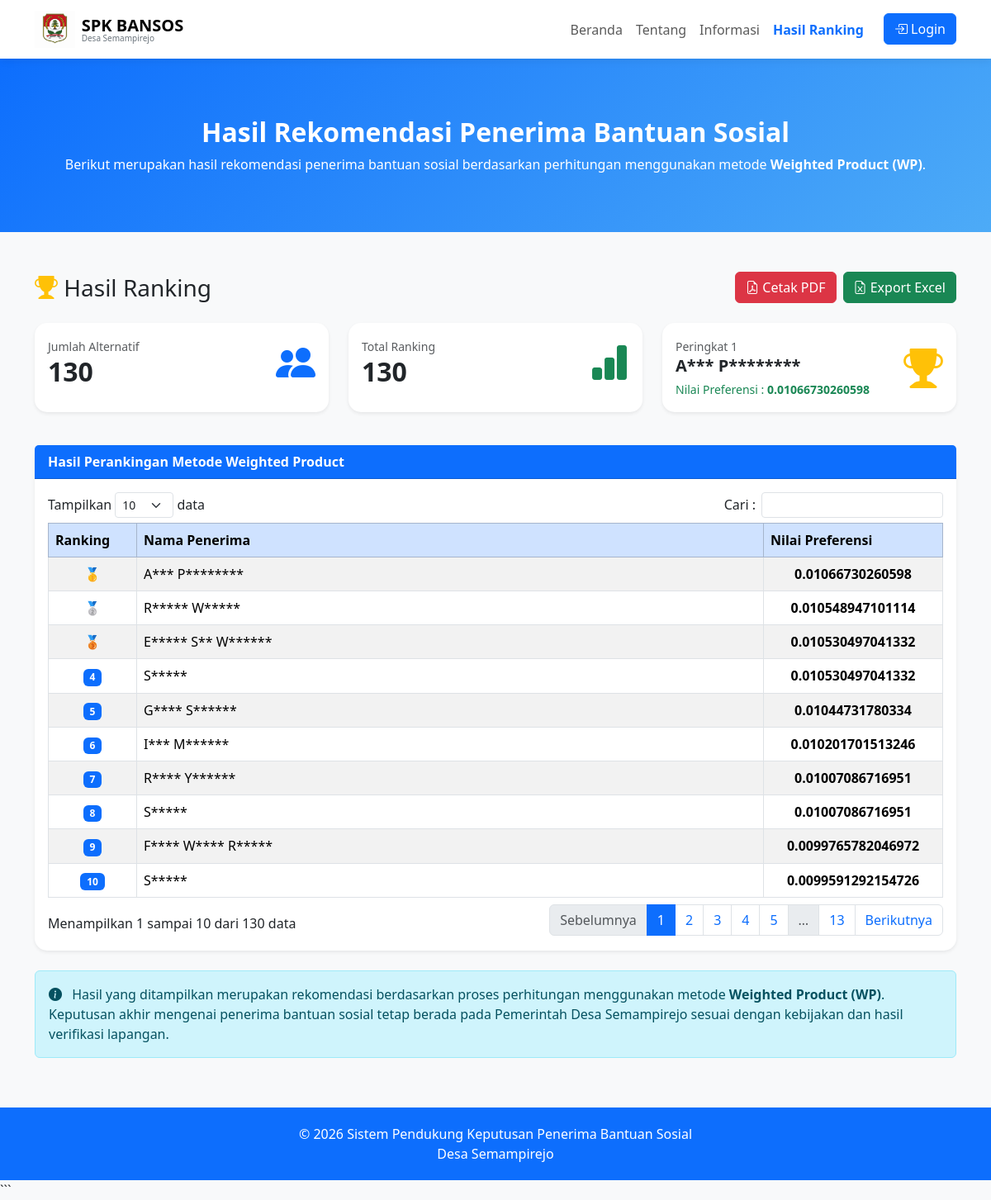
Screenshot of /hasil.php with the database file from the repository.
### tables this page shows
CREATE TABLE `tb_ranking` (
  `id_ranking` int(11) NOT NULL,
  `id_alternatif` int(11) NOT NULL,
  `nilai_s` double NOT NULL,
  `nilai_v` double NOT NULL,
  `peringkat` int(11) NOT NULL
);

CREATE TABLE `tb_alternatif` (
  `id_alternatif` int(11) NOT NULL,
  `nama_penerima` varchar(100) NOT NULL,
  `id_user` int(11) NOT NULL
);

### public/hasil.php (the view, shortened to what this page needs)
<?php
include "../config/koneksi.php";
function sensorNama($nama)
{
    $nama = trim($nama);
    if ($nama === '') {
        return '-';
    }
    $kata = preg_split('/\s+/', $nama);
    $hasil = [];
    foreach ($kata as $k) {
        $panjang = strlen($k);
        if ($panjang <= 1) {
            $hasil[] = '*';
        } else {
            $hasil[] = substr($k, 0, 1)
                . str_repeat('*', $panjang - 1);
        }
    }
    return implode(' ', $hasil);
}
$currentPage = basename($_SERVER['PHP_SELF']);
$resultAlternatif = mysqli_query($conn, "
    SELECT *
    FROM tb_alternatif
");
$jmlAlternatif = mysqli_num_rows($resultAlternatif);
$resultRanking = mysqli_query($conn, "
    SELECT *
    FROM tb_ranking
");
$jmlRanking = mysqli_num_rows($resultRanking);
$terbaik = mysqli_query($conn, "
    SELECT
        a.nama_penerima,
        r.nilai_v
    FROM tb_ranking r
    INNER JOIN tb_alternatif a
        ON r.id_alternatif = a.id_alternatif
    ORDER BY r.peringkat ASC
    LIMIT 1
");
$dataTerbaik = mysqli_fetch_assoc($terbaik);
$query = mysqli_query($conn, "
    SELECT
        r.peringkat,
        r.nilai_v,
        a.nama_penerima
    FROM tb_ranking r
    INNER JOIN tb_alternatif a
        ON r.id_alternatif = a.id_alternatif
    ORDER BY r.peringkat ASC
");
?>
<!DOCTYPE html>
<html lang="id">
<head>
    <link
        href="https://cdn.jsdelivr.net/npm/bootstrap@5.3.3/dist/css/bootstrap.min.css"
        rel="stylesheet">
    <link
        href="https://cdn.jsdelivr.net/npm/bootstrap-icons@1.11.3/font/bootstrap-icons.css"
        rel="stylesheet">
    <link
        rel="stylesheet"
        href="https://cdn.datatables.net/1.13.8/css/dataTables.bootstrap5.min.css">
</head>
<body>
<nav class="navbar navbar-expand-lg bg-white">
    <div class="container">
        <a
            class="navbar-brand d-flex align-items-center"
            href="index.php"
        >
            <img
                src="../assets/img/logo.png"
                alt="Logo SPK Bansos"
                style="height:45px; width:auto;"
            >
            <div class="lh-1 ms-2">
                <span class="fw-bold fs-5">
                    SPK BANSOS
                </span>
                <small
                    class="d-block text-secondary"
                    style="font-size:10px;"
                >
                    Desa Semampirejo
                </small>
            </div>
        </a>
        <div
            class="collapse navbar-collapse"
            id="menu"
        >
            <ul class="navbar-nav ms-auto">
                <li class="nav-item">
                    <a
                        class="nav-link <?= ($currentPage == 'index.php') ? 'active fw-bold text-primary' : ''; ?>"
                        href="index.php"
                    >
                        Beranda
                    </a>
                </li>
                <li class="nav-item">
                    <a
                        class="nav-link <?= ($currentPage == 'tentang.php') ? 'active fw-bold text-primary' : ''; ?>"
                        href="tentang.php"
                    >
                        Tentang
                    </a>
                </li>
                <li class="nav-item">
                    <a
                        class="nav-link <?= ($currentPage == 'informasi.php') ? 'active fw-bold text-primary' : ''; ?>"
                        href="informasi.php"
                    >
                        Informasi
                    </a>
                </li>
                <li class="nav-item">
                    <a
                        class="nav-link <?= ($currentPage == 'hasil.php') ? 'active fw-bold text-primary' : ''; ?>"
                        href="hasil.php"
                    >
                        Hasil Ranking
                    </a>
                </li>
                <li class="nav-item">
                    <a
                        class="btn btn-primary ms-3"
                        href="../auth/login.php"
                    >
                        <i class="bi bi-box-arrow-in-right"></i>
                        Login
                    </a>
                </li>
            </ul>
        </div>
    </div>
</nav>
<section class="hero">
    <div class="container text-center">
        <h2 class="fw-bold">
            Hasil Rekomendasi Penerima Bantuan Sosial
        </h2>
        <p class="mb-0">
            Berikut merupakan hasil rekomendasi penerima bantuan sosial
            berdasarkan perhitungan menggunakan metode
            <strong>Weighted Product (WP)</strong>.
        </p>
    </div>
</section>
<div class="container my-5">
    <div class="d-flex justify-content-between align-items-center flex-wrap mb-4">
            <h3 class="mb-2 mb-md-0">
                <i class="bi bi-trophy-fill text-warning"></i>
                Hasil Ranking
            </h3>
            <div class="d-flex gap-2">
                <a href="cetak-ranking.php"
                   target="_blank"
                   class="btn btn-danger">
                    <i class="bi bi-file-earmark-pdf"></i>
                        Cetak PDF
                </a>
                <a href="export-ranking.php"
                   class="btn btn-success">
                    <i class="bi bi-file-earmark-excel"></i>
                        Export Excel
                </a>
            </div>
        </div>
    <div class="row mb-4">
        <div class="col-lg-4 col-md-6 mb-3">
            <div class="card shadow-sm border-0 h-100">
                <div class="card-body">
                    <div
                        class="d-flex justify-content-between align-items-center"
                    >
                        <div>
                            <small class="text-muted">
                                Jumlah Alternatif
                            </small>
                            <h2 class="fw-bold mb-0">
                                <?= $jmlAlternatif ?>
                            </h2>
                        </div>
                        <i
                            class="bi bi-people-fill text-primary display-5"
                        ></i>
                    </div>
                </div>
            </div>
        </div>
        <div class="col-lg-4 col-md-6 mb-3">
            <div class="card shadow-sm border-0 h-100">
                <div class="card-body">
                    <div
                        class="d-flex justify-content-between align-items-center"
                    >
                        <div>
                            <small class="text-muted">
                                Total Ranking
                            </small>
                            <h2 class="fw-bold mb-0">
                                <?= $jmlRanking ?>
                            </h2>
                        </div>
                        <i
                            class="bi bi-bar-chart-fill text-success display-5"
                        ></i>
                    </div>
                </div>
            </div>
        </div>
        <div class="col-lg-4 col-md-12 mb-3">
            <div class="card shadow-sm border-0 h-100">
                <div class="card-body">
                    <div
                        class="d-flex justify-content-between align-items-center"
                    >
                        <div>
                            <small class="text-muted">
                                Peringkat 1
                            </small>
                            <h5 class="fw-bold mb-1">
                                <?= htmlspecialchars(
                                    sensorNama($dataTerbaik['nama_penerima'] ?? '-')
                                ); ?>
                            </h5>
                            <small class="text-success">
                                Nilai Preferensi :
                                <strong>
                                    <?= $dataTerbaik['nilai_v'] ?? 0; ?>
                                </strong>
                            </small>
                        </div>
                        <i
                            class="bi bi-trophy-fill text-warning display-5"
                        ></i>
                    </div>
                </div>
            </div>
        </div>
    </div>
    <div class="card shadow-sm">
        <div class="card-header bg-primary text-white">
            <b>
                Hasil Perankingan Metode Weighted Product
            </b>
        </div>
        <div class="card-body">
            <div class="table-responsive">
                <table
                    id="tabelRanking"
                    class="table table-bordered table-striped table-hover align-middle text-center"
                >
                    <thead class="table-primary">
                        <tr>
                            <th width="90">
                                Ranking
                            </th>
                            <th>
                                Nama Penerima
                            </th>
                            <th width="200">
                                Nilai Preferensi
                            </th>
                        </tr>
                    </thead>
                    <tbody>
                        <?php if (mysqli_num_rows($query) > 0): ?>
                            <?php while ($row = mysqli_fetch_assoc($query)): ?>
                                <tr>
                                    <td>
                                        <?php
                                        if ($row['peringkat'] == 1) {
                                            echo "🥇";
                                        } elseif ($row['peringkat'] == 2) {
                                            echo "🥈";
                                        } elseif ($row['peringkat'] == 3) {
                                            echo "🥉";
                                        } else {
                                            echo '<span class="badge bg-primary">'
                                                . htmlspecialchars($row['peringkat'])
                                                . '</span>';
                                        }
                                        ?>
                                    </td>
                                    <td class="text-start">
                                        <?= htmlspecialchars(
                                            sensorNama(
                                                $row['nama_penerima']
                                            )
                                        ); ?>
                                    </td>
                                    <td>
                                        <strong>
                                            <?= $row['nilai_v']; ?>
                                        </strong>
                                    </td>
                                </tr>
                            <?php endwhile; ?>
                        <?php endif; ?>
                    </tbody>
                </table>
            </div>
        </div>
    </div>
    <div class="alert alert-info mt-4">
        <i class="bi bi-info-circle-fill me-2"></i>
        Hasil yang ditampilkan merupakan rekomendasi berdasarkan
        proses perhitungan menggunakan metode
        <strong>Weighted Product (WP)</strong>.
        Keputusan akhir mengenai penerima bantuan sosial tetap berada
        pada Pemerintah Desa Semampirejo sesuai dengan kebijakan dan
        hasil verifikasi lapangan.
    </div>
</div>
<footer>
    <div class="container text-center">
        © <?= date('Y'); ?>
        Sistem Pendukung Keputusan Penerima Bantuan Sosial
        <br>
        Desa Semampirejo
    </div>
</footer>
</body>
</html>

### public/hasil.php (style rules this page uses)
body { background: #f8f9fa; font-family: 'Segoe UI', sans-serif; }
.navbar { box-shadow: 0 2px 10px rgba(0, 0, 0, .08); }
.hero { background: linear-gradient( 135deg, #0d6efd, #4dabf7 ); color: white; padding: 70px 0; }
.hero h2 { font-weight: 700; }
.card { border: none; border-radius: 15px; }
.table { margin-bottom: 0; }
footer { background: #0d6efd; color: white; padding: 20px; margin-top: 60px; }

### rows the page displays
tb_ranking: id_alternatif.nama_penerima "A*** P********", nilai_v "0.01066730260598"
tb_ranking: id_alternatif.nama_penerima "R***** W*****", nilai_v "0.010548947101114"
tb_ranking: id_alternatif.nama_penerima "E***** S** W******", nilai_v "0.010530497041332"
tb_ranking: peringkat "4", id_alternatif.nama_penerima "S*****", nilai_v "0.010530497041332"
tb_ranking: peringkat "5", id_alternatif.nama_penerima "G**** S******", nilai_v "0.01044731780334"
tb_ranking: peringkat "6", id_alternatif.nama_penerima "I*** M******", nilai_v "0.010201701513246"
tb_ranking: peringkat "7", id_alternatif.nama_penerima "R**** Y******", nilai_v "0.01007086716951"
tb_ranking: peringkat "8", id_alternatif.nama_penerima "S*****", nilai_v "0.01007086716951"
tb_ranking: peringkat "9", id_alternatif.nama_penerima "F**** W**** R*****", nilai_v "0.0099765782046972"
tb_ranking: peringkat "10", id_alternatif.nama_penerima "S*****", nilai_v "0.0099591292154726"

### other values shown
$jmlAlternatif "130"
$jmlRanking "130"
